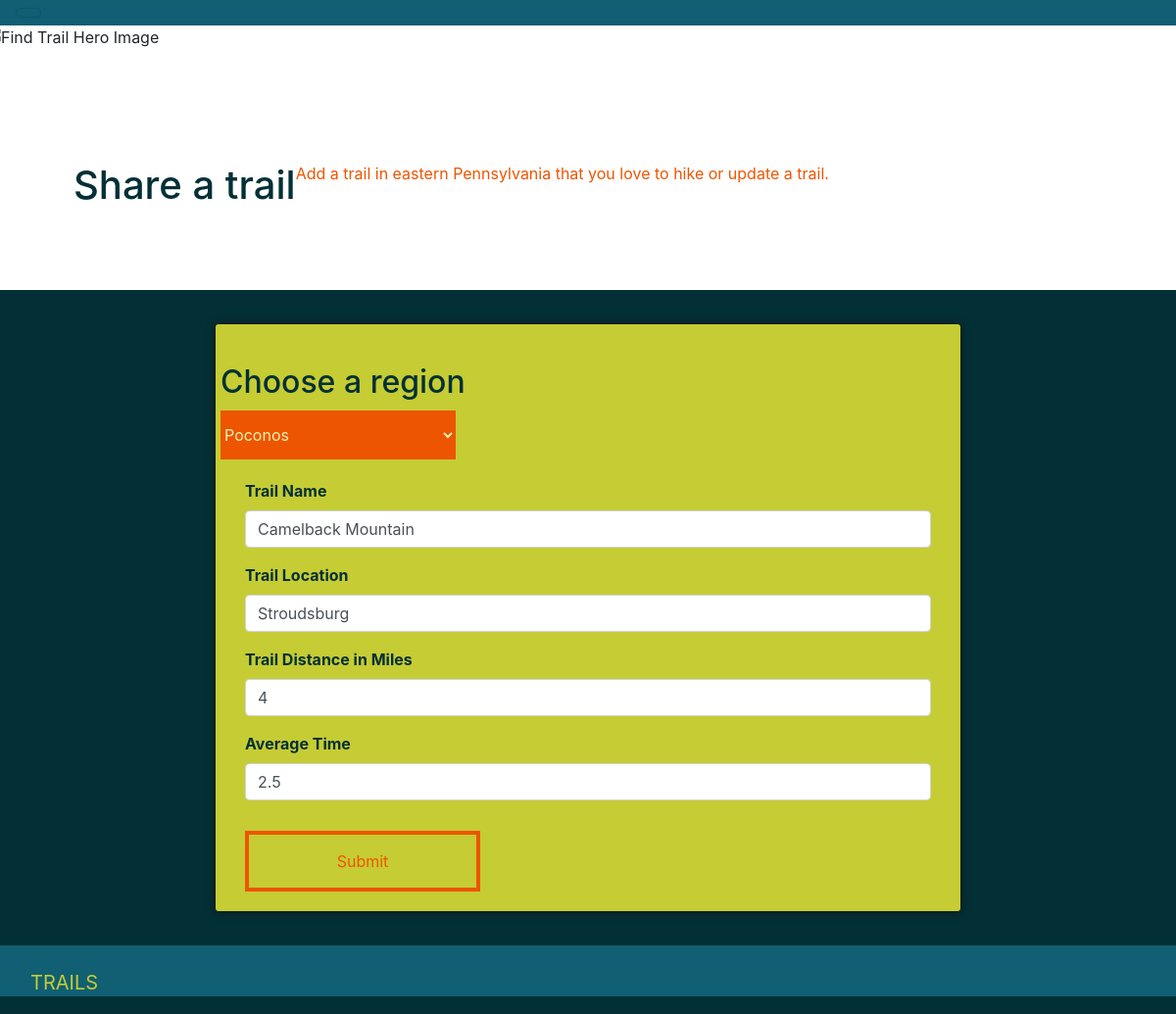
The page /trail-form.php?trail_id=29 on the database its author committed.
### tables this page shows
CREATE TABLE `trail` (
  `id` int(11) UNSIGNED NOT NULL,
  `region_id` int(11) DEFAULT NULL,
  `name` varchar(255) DEFAULT NULL,
  `location` varchar(255) DEFAULT NULL,
  `distance` float DEFAULT NULL,
  `avgTime` float DEFAULT NULL
);

CREATE TABLE `region` (
  `id` int(11) UNSIGNED NOT NULL,
  `name` varchar(255) DEFAULT NULL
);

### trail-form.php (the view, shortened to what this page needs)
<?php
include 'inc/header.php';
include 'inc/db.php';
$sql = "SELECT id, name FROM region";
$region = $conn->query($sql);
if (isset($_GET['trail_id'])) {
    $trail_id = $_GET['trail_id'];
    $trailSQL = "SELECT * FROM trail WHERE id=$trail_id";
    $trail =  $conn->query($trailSQL)->fetch_assoc();
}
 ?>
        <?php include 'inc/trail-hero.php'; ?>
         <div class="container">
             <div class="row page-intro">
                 <h1 class="text-xs-center">Share a trail</h1>
                 <p class="text-xs-center">Add a trail in eastern Pennsylvania that you love to hike or update a trail.</p>
             </div>
         </div>
         <div class="container-fluid trail-section">
             <div class="container">
                 <div class="row">
                     <div class="form-card clearfix">
                         <form action="add-trail.php" method="post" accept-charset="utf-8">
                             <h2 class="col-xs-12">Choose a region</h2>
                             <div class="col-xs-6 drop-down">
                                 <select  class="my-drp-down" name="region_id">
                                     <?php
                                     if ($region->num_rows > 0) {
                                         while ($row = $region->fetch_assoc()) {
                                             echo "<option value='" . $row['id'] . "'";
                                             if (isset($trail) and $trail['region_id'] == $row['id']) {
                                         echo "selected";
                                     }
                                         echo ">" . $row['name'] . "</option>";
                                         }
                                     }
                                     ?>
                                 </select>
                             </div>
                             <div class="col-sm-6">
                                 <div class="form-group">
                                     <label for="name">Trail Name</label>
                                     <input type="text" name="name" class="form-control input" placeholder="Name"  <?php if (isset($trail['name'])) echo "value='" . $trail['name'] . "'"; ?> required min="2">
                                 </div>
                                 <div class="form-group">
                                     <label for="location">Trail Location</label>
                                     <input type="text" name="location" class="form-control input" placeholder="Location" <?php if (isset($trail['location'])) echo "value='" . $trail['location'] . "'"; ?> required min="2">
                                 </div>
                                 <div class="form-group">
                                     <label for="distance">Trail Distance in Miles</label>
                                     <input type="text" name="distance" class="form-control input" placeholder="Distance" <?php if (isset($trail['distance'])) echo "value='" . $trail['distance'] . "'"; ?> pattern="[0-9]{1,100}+([\.][0-9]+)?" required min="1">
                                 </div>
                                 <div class="form-group">
                                     <label for="avgTime">Average Time</label>
                                     <input type="text" name="avgTime" class="form-control input" placeholder="Average Time" <?php if (isset($trail['avgTime'])) echo "value='" . $trail['avgTime'] . "'"; ?> pattern="[0-9]+([\.][0-9]+)?" required min="1">
                                 </div>
                                 <button type="submit" value="send" name="submit" class="btn btn-default  my-btn">Submit</button>
                             </div>
                         </form>
                     </div>
                 </div>
             </div>
         </div>
<?php include 'inc/footer.php'; ?>

### styles/main.css (style rules this page uses)
.container { margin: 0 auto; padding: 15px; max-width: 1080px; width: 100%; }
p { color: #f1f1f1; }
h2 { margin: 20px -10px 5px; color: #033036; }
label { font-weight: bold; color: #033036; }
.form-card { margin: 20px auto; padding: 20px 15px; background: #C6CC33; border-radius: 3px; box-shadow: 0px 0px 10px #121212; }
.input { width: 700px; }
.my-btn { padding: 15px; text-align: center; border: 4px solid #ED5500; color: #ED5500; margin-top: 15px; width: 240px; background: none; border-radius: 0; }
.drop-down { margin-top: 10px; width: auto; }
.my-drp-down { margin-top: 10px; width: 240px; height: 50px; background: #ED5500; color: #F7F3B2; border: none; border-radius: 0; margin: 0 0 20px -10px; }
.about, .trail-section { background: #033036; }
.page-intro { margin: 100px auto 60px; }
.page-intro h1 { color: #033036; }
.page-intro p { color: #ED5500; }

### rows shown on the page
trail: region_id "Poconos", name "Camelback Mountain", location "Stroudsburg", distance "4", avgTime "2.5"
